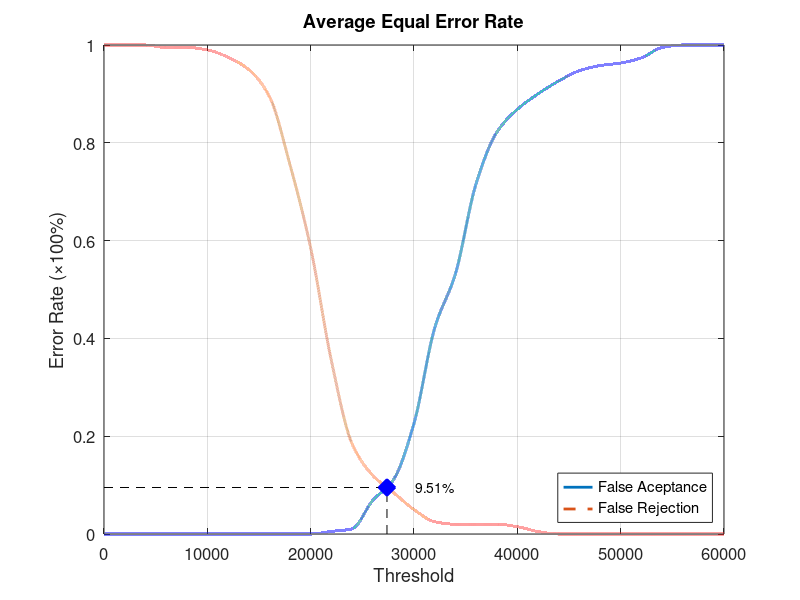
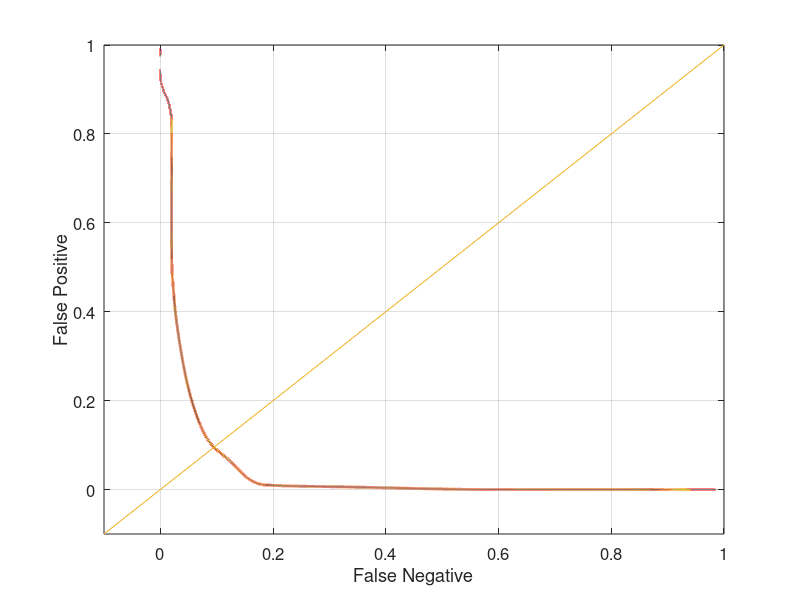

Write the MATLAB code that produced these figures, in order.
function yEER = Database3_2
close all;
clear;
clc;
x = 0:2000:60000;
xq = 0:0.5:60000;

y0 = [0 0 0 0 0 0 0 0 0 0 0 0.00526316 0.0105263 0.0684211 0.110526 0.226316 0.421053 0.531579 0.715789 0.821053 0.868421 0.9 0.926316 0.947368 0.957895 0.963158 0.973684 0.994737 1 1 1];
yy0 = interp1(x, y0, xq, 'pchip');
y1 = [1 1 1 0.995 0.995 0.99 0.975 0.95 0.895 0.755 0.585 0.355 0.185 0.12 0.085 0.05 0.025 0.02 0.02 0.02 0.015 0.005 0 0 0 0 0 0 0 0 0];
yy1 = interp1(x, y1, xq, 'pchip');

% Calculating EER: 
y2 = abs(y0 - y1);
find(y2 == min(y2))
yy2 = abs(yy0 - yy1);
xEER = find(yy2 == min(yy2));
xEERIndex = xq(xEER) % X-axis EER
yEER = yy0(xEER) % Y-axis EER

main = figure
plot(xq, yy0,'-','LineWidth', 2);	hold on
plot(xq, yy1,'--','LineWidth', 2);	hold on
plot([xEERIndex xEERIndex], [0 yEER], 'k--');	hold on
plot([0 xEERIndex], [yEER yEER], 'k--');	hold on
plot(xEERIndex, yEER, 'bx', 'LineWidth', 10);	hold on
text(xEERIndex + 10 * xEERIndex / 100, yEER, [num2str(round((10000 * yEER)) / 100) '%'])
legend('False Aceptance', 'False Rejection', 'Location', 'SouthEast')
xlabel('Threshold')
ylabel('Error Rate (\times100%)')
title('Average Equal Error Rate')
set(gca, 'FontSize', 12)
axis([0 60000 0 1])
grid on

print(main, 'Database3_2Main', '-dpng');
FNRxFPR = figure('Color', [1 1 1]);
plot(yy1, yy0, '-', yy1, yy0, 'LineWidth', 2);
hold on
y = -0.1:0.1:1
plot(y, y); 
set(gca, 'FontSize', 12)
xlabel('False Negative')
ylabel('False Positive')
axis([-0.1 1 -0.1 1])
set(gca, 'FontSize', 12)
grid on

print(FNRxFPR, 'Database3_2FNRxFPR','-dpng');
end
